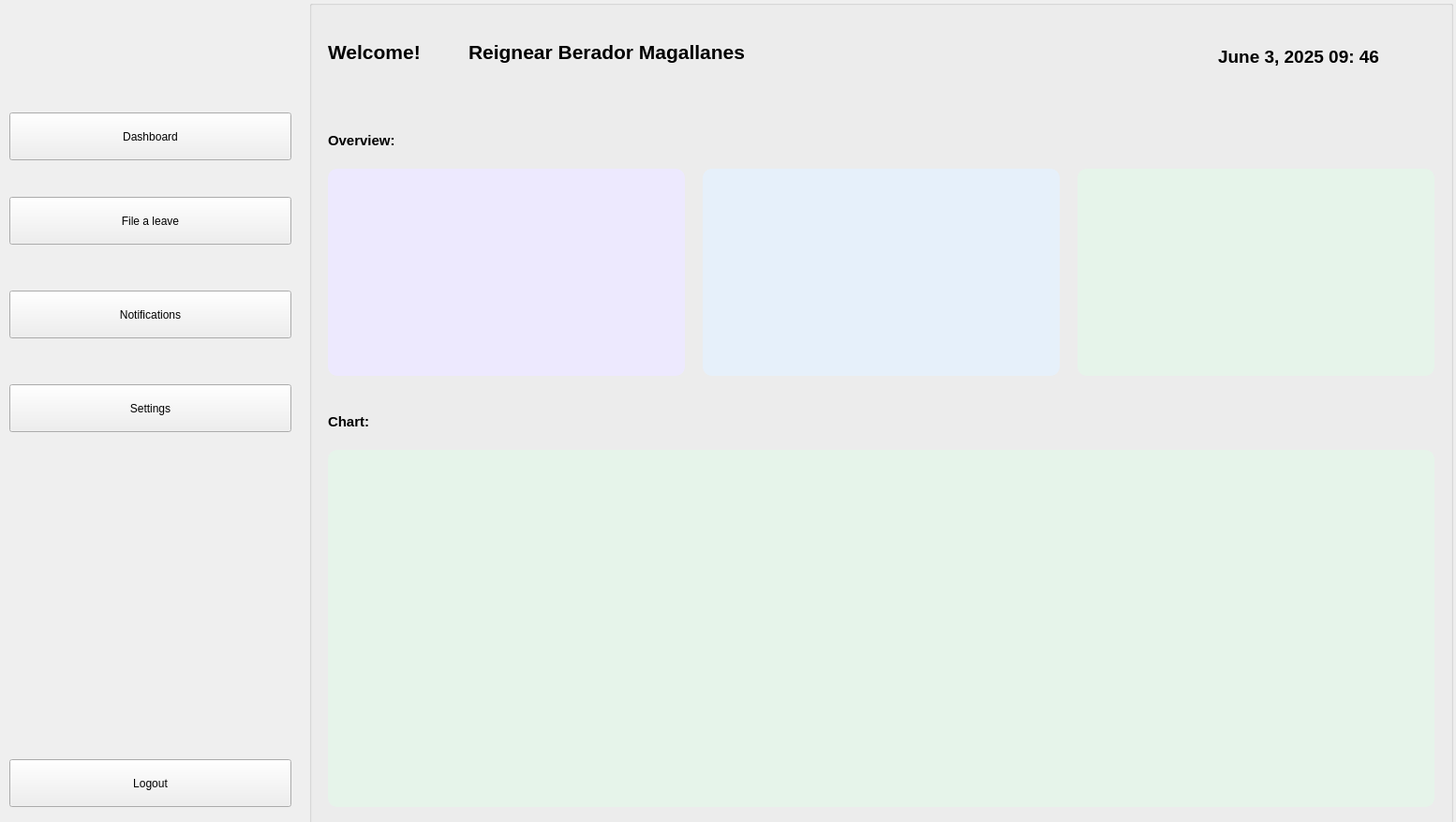
<?xml version="1.0" encoding="UTF-8"?>
<ui version="4.0">
 <class>MainWindow</class>
 <widget class="QMainWindow" name="MainWindow">
  <property name="geometry">
   <rect>
    <x>0</x>
    <y>0</y>
    <width>1554</width>
    <height>877</height>
   </rect>
  </property>
  <property name="windowTitle">
   <string>MainWindow</string>
  </property>
  <widget class="QWidget" name="centralwidget">
   <widget class="QWidget" name="SideBarWidget" native="true">
    <property name="geometry">
     <rect>
      <x>0</x>
      <y>0</y>
      <width>331</width>
      <height>881</height>
     </rect>
    </property>
    <property name="styleSheet">
     <string notr="true">QWidget#SideBarWidget{
background: qlineargradient(x1:0, y1:1, x2:0, y2:0, 
    stop:0 #add8e6, stop:1 #ffffff);
}</string>
    </property>
    <widget class="QLabel" name="label">
     <property name="geometry">
      <rect>
       <x>120</x>
       <y>10</y>
       <width>71</width>
       <height>71</height>
      </rect>
     </property>
     <property name="text">
      <string/>
     </property>
     <property name="pixmap">
      <pixmap>../../OneDrive/Desktop/copy.png</pixmap>
     </property>
     <property name="scaledContents">
      <bool>true</bool>
     </property>
    </widget>
    <widget class="QPushButton" name="memberDashboardBTN">
     <property name="geometry">
      <rect>
       <x>10</x>
       <y>120</y>
       <width>301</width>
       <height>51</height>
      </rect>
     </property>
     <property name="styleSheet">
      <string notr="true">font: 10pt &quot;Arial&quot;;</string>
     </property>
     <property name="text">
      <string>Dashboard</string>
     </property>
    </widget>
    <widget class="QPushButton" name="memberSettingsBTN">
     <property name="geometry">
      <rect>
       <x>10</x>
       <y>410</y>
       <width>301</width>
       <height>51</height>
      </rect>
     </property>
     <property name="styleSheet">
      <string notr="true">font: 10pt &quot;Arial&quot;;</string>
     </property>
     <property name="text">
      <string>Settings</string>
     </property>
    </widget>
    <widget class="QPushButton" name="memberFileLeaveBTN">
     <property name="geometry">
      <rect>
       <x>10</x>
       <y>210</y>
       <width>301</width>
       <height>51</height>
      </rect>
     </property>
     <property name="styleSheet">
      <string notr="true">font: 10pt &quot;Arial&quot;;</string>
     </property>
     <property name="text">
      <string>File a leave</string>
     </property>
    </widget>
    <widget class="QPushButton" name="memberNotificationBTN">
     <property name="geometry">
      <rect>
       <x>10</x>
       <y>310</y>
       <width>301</width>
       <height>51</height>
      </rect>
     </property>
     <property name="styleSheet">
      <string notr="true">font: 10pt &quot;Arial&quot;;</string>
     </property>
     <property name="text">
      <string>Notifications</string>
     </property>
    </widget>
    <widget class="QPushButton" name="memberLogoutBTN">
     <property name="geometry">
      <rect>
       <x>10</x>
       <y>810</y>
       <width>301</width>
       <height>51</height>
      </rect>
     </property>
     <property name="styleSheet">
      <string notr="true">QPushButton#logoutBTN{
 background-color: #FAA0A0;
font: 10pt &quot;Arial&quot;;
}</string>
     </property>
     <property name="text">
      <string>Logout</string>
     </property>
    </widget>
   </widget>
   <widget class="QStackedWidget" name="stackedWidget">
    <property name="geometry">
     <rect>
      <x>330</x>
      <y>0</y>
      <width>1221</width>
      <height>881</height>
     </rect>
    </property>
    <property name="currentIndex">
     <number>0</number>
    </property>
    <widget class="QWidget" name="memberDashboard">
     <widget class="QGroupBox" name="groupBox">
      <property name="geometry">
       <rect>
        <x>0</x>
        <y>0</y>
        <width>1221</width>
        <height>881</height>
       </rect>
      </property>
      <property name="title">
       <string/>
      </property>
      <widget class="QWidget" name="firstWidget" native="true">
       <property name="geometry">
        <rect>
         <x>20</x>
         <y>180</y>
         <width>381</width>
         <height>221</height>
        </rect>
       </property>
       <property name="styleSheet">
        <string notr="true">QWidget#firstWidget{
background-color: #EDE9FE;
border-radius: 10px;
}</string>
       </property>
      </widget>
      <widget class="QLabel" name="label_2">
       <property name="geometry">
        <rect>
         <x>20</x>
         <y>10</y>
         <width>141</width>
         <height>91</height>
        </rect>
       </property>
       <property name="text">
        <string>&lt;html&gt;&lt;head/&gt;&lt;body&gt;&lt;p&gt;&lt;span style=&quot; font-size:16pt; font-weight:600;&quot;&gt;Welcome!&lt;/span&gt;&lt;/p&gt;&lt;/body&gt;&lt;/html&gt;</string>
       </property>
      </widget>
      <widget class="QLabel" name="label_3">
       <property name="geometry">
        <rect>
         <x>170</x>
         <y>10</y>
         <width>411</width>
         <height>91</height>
        </rect>
       </property>
       <property name="text">
        <string>&lt;html&gt;&lt;head/&gt;&lt;body&gt;&lt;p&gt;&lt;span style=&quot; font-size:16pt; font-weight:600;&quot;&gt;Reignear Berador Magallanes&lt;/span&gt;&lt;/p&gt;&lt;/body&gt;&lt;/html&gt;</string>
       </property>
      </widget>
      <widget class="QLabel" name="label_17">
       <property name="geometry">
        <rect>
         <x>970</x>
         <y>30</y>
         <width>271</width>
         <height>61</height>
        </rect>
       </property>
       <property name="text">
        <string>&lt;html&gt;&lt;head/&gt;&lt;body&gt;&lt;p&gt;&lt;span style=&quot; font-size:14pt; font-weight:600;&quot;&gt;June 3, 2025 09: 46&lt;/span&gt;&lt;/p&gt;&lt;/body&gt;&lt;/html&gt;</string>
       </property>
      </widget>
      <widget class="QLabel" name="label_11">
       <property name="geometry">
        <rect>
         <x>20</x>
         <y>120</y>
         <width>211</width>
         <height>61</height>
        </rect>
       </property>
       <property name="text">
        <string>&lt;html&gt;&lt;head/&gt;&lt;body&gt;&lt;p&gt;&lt;span style=&quot; font-size:11pt; font-weight:600;&quot;&gt;Overview:&lt;/span&gt;&lt;/p&gt;&lt;/body&gt;&lt;/html&gt;</string>
       </property>
      </widget>
      <widget class="QWidget" name="secondWidget" native="true">
       <property name="geometry">
        <rect>
         <x>420</x>
         <y>180</y>
         <width>381</width>
         <height>221</height>
        </rect>
       </property>
       <property name="styleSheet">
        <string notr="true">QWidget#secondWidget{
background-color: #E6F0FA;
border-radius: 10px;
}</string>
       </property>
      </widget>
      <widget class="QWidget" name="thirdWidget" native="true">
       <property name="geometry">
        <rect>
         <x>820</x>
         <y>180</y>
         <width>381</width>
         <height>221</height>
        </rect>
       </property>
       <property name="styleSheet">
        <string notr="true">QWidget#thirdWidget{
background-color: #E6F4EA;
border-radius: 10px;
}</string>
       </property>
      </widget>
      <widget class="QWidget" name="widget" native="true">
       <property name="geometry">
        <rect>
         <x>20</x>
         <y>480</y>
         <width>1181</width>
         <height>381</height>
        </rect>
       </property>
       <property name="styleSheet">
        <string notr="true">QWidget#widget{
background-color: #E6F4EA;
border-radius: 10px;
}</string>
       </property>
      </widget>
      <widget class="QLabel" name="label_12">
       <property name="geometry">
        <rect>
         <x>20</x>
         <y>420</y>
         <width>211</width>
         <height>61</height>
        </rect>
       </property>
       <property name="text">
        <string>&lt;html&gt;&lt;head/&gt;&lt;body&gt;&lt;p&gt;&lt;span style=&quot; font-size:11pt; font-weight:600;&quot;&gt;Chart:&lt;/span&gt;&lt;/p&gt;&lt;/body&gt;&lt;/html&gt;</string>
       </property>
      </widget>
     </widget>
    </widget>
    <widget class="QWidget" name="memberFileLeave">
     <widget class="QWidget" name="widget_2" native="true">
      <property name="geometry">
       <rect>
        <x>0</x>
        <y>0</y>
        <width>1221</width>
        <height>881</height>
       </rect>
      </property>
      <widget class="QCalendarWidget" name="calendarWidget">
       <property name="geometry">
        <rect>
         <x>20</x>
         <y>120</y>
         <width>611</width>
         <height>731</height>
        </rect>
       </property>
      </widget>
      <widget class="QLabel" name="label_4">
       <property name="geometry">
        <rect>
         <x>20</x>
         <y>-10</y>
         <width>411</width>
         <height>91</height>
        </rect>
       </property>
       <property name="text">
        <string>&lt;html&gt;&lt;head/&gt;&lt;body&gt;&lt;p&gt;&lt;span style=&quot; font-size:16pt; font-weight:600;&quot;&gt;Leave Request Form&lt;/span&gt;&lt;/p&gt;&lt;/body&gt;&lt;/html&gt;</string>
       </property>
      </widget>
      <widget class="QLabel" name="label_5">
       <property name="geometry">
        <rect>
         <x>650</x>
         <y>110</y>
         <width>181</width>
         <height>51</height>
        </rect>
       </property>
       <property name="text">
        <string>&lt;html&gt;&lt;head/&gt;&lt;body&gt;&lt;p&gt;&lt;span style=&quot; font-size:10pt;&quot;&gt;Name of employee:&lt;/span&gt;&lt;/p&gt;&lt;/body&gt;&lt;/html&gt;</string>
       </property>
      </widget>
      <widget class="QLineEdit" name="requestNameLineEdit">
       <property name="geometry">
        <rect>
         <x>650</x>
         <y>160</y>
         <width>551</width>
         <height>51</height>
        </rect>
       </property>
       <property name="styleSheet">
        <string notr="true">
font: 10pt &quot;Arial&quot;;</string>
       </property>
       <property name="text">
        <string/>
       </property>
      </widget>
      <widget class="QComboBox" name="requestLeaveTypeComboBox">
       <property name="geometry">
        <rect>
         <x>650</x>
         <y>280</y>
         <width>551</width>
         <height>51</height>
        </rect>
       </property>
      </widget>
      <widget class="QLabel" name="label_6">
       <property name="geometry">
        <rect>
         <x>650</x>
         <y>230</y>
         <width>181</width>
         <height>51</height>
        </rect>
       </property>
       <property name="text">
        <string>&lt;html&gt;&lt;head/&gt;&lt;body&gt;&lt;p&gt;&lt;span style=&quot; font-size:10pt;&quot;&gt;Type of leave:&lt;/span&gt;&lt;/p&gt;&lt;/body&gt;&lt;/html&gt;</string>
       </property>
      </widget>
      <widget class="QDateEdit" name="requestFromDate">
       <property name="geometry">
        <rect>
         <x>650</x>
         <y>390</y>
         <width>261</width>
         <height>51</height>
        </rect>
       </property>
      </widget>
      <widget class="QLabel" name="label_7">
       <property name="geometry">
        <rect>
         <x>650</x>
         <y>340</y>
         <width>181</width>
         <height>51</height>
        </rect>
       </property>
       <property name="text">
        <string>&lt;html&gt;&lt;head/&gt;&lt;body&gt;&lt;p&gt;&lt;span style=&quot; font-size:10pt;&quot;&gt;From:&lt;/span&gt;&lt;/p&gt;&lt;/body&gt;&lt;/html&gt;</string>
       </property>
      </widget>
      <widget class="QDateEdit" name="requestToDate">
       <property name="geometry">
        <rect>
         <x>930</x>
         <y>390</y>
         <width>271</width>
         <height>51</height>
        </rect>
       </property>
      </widget>
      <widget class="QLabel" name="label_8">
       <property name="geometry">
        <rect>
         <x>930</x>
         <y>340</y>
         <width>181</width>
         <height>51</height>
        </rect>
       </property>
       <property name="text">
        <string>&lt;html&gt;&lt;head/&gt;&lt;body&gt;&lt;p&gt;&lt;span style=&quot; font-size:10pt;&quot;&gt;To:&lt;/span&gt;&lt;/p&gt;&lt;/body&gt;&lt;/html&gt;</string>
       </property>
      </widget>
      <widget class="QPlainTextEdit" name="plainTextEdit">
       <property name="geometry">
        <rect>
         <x>650</x>
         <y>530</y>
         <width>551</width>
         <height>101</height>
        </rect>
       </property>
       <property name="styleSheet">
        <string notr="true">
font: 10pt &quot;Arial&quot;;</string>
       </property>
      </widget>
      <widget class="QLabel" name="label_9">
       <property name="geometry">
        <rect>
         <x>650</x>
         <y>490</y>
         <width>181</width>
         <height>51</height>
        </rect>
       </property>
       <property name="text">
        <string>&lt;html&gt;&lt;head/&gt;&lt;body&gt;&lt;p&gt;&lt;span style=&quot; font-size:10pt;&quot;&gt;Reason:&lt;/span&gt;&lt;/p&gt;&lt;/body&gt;&lt;/html&gt;</string>
       </property>
      </widget>
      <widget class="QPushButton" name="requestSubmitBTN">
       <property name="geometry">
        <rect>
         <x>720</x>
         <y>670</y>
         <width>401</width>
         <height>51</height>
        </rect>
       </property>
       <property name="styleSheet">
        <string notr="true">
font: 10pt &quot;Arial&quot;;</string>
       </property>
       <property name="text">
        <string>Submit</string>
       </property>
      </widget>
      <widget class="QPushButton" name="requestClearBTN">
       <property name="geometry">
        <rect>
         <x>720</x>
         <y>750</y>
         <width>401</width>
         <height>51</height>
        </rect>
       </property>
       <property name="styleSheet">
        <string notr="true">QPushButton#requestClearBTN{

background-color: #FAA0A0;
font: 10pt &quot;Arial&quot;;
}</string>
       </property>
       <property name="text">
        <string>Clear</string>
       </property>
      </widget>
     </widget>
    </widget>
    <widget class="QWidget" name="memberNotifications">
     <widget class="QLabel" name="label_10">
      <property name="geometry">
       <rect>
        <x>20</x>
        <y>0</y>
        <width>411</width>
        <height>91</height>
       </rect>
      </property>
      <property name="text">
       <string>&lt;html&gt;&lt;head/&gt;&lt;body&gt;&lt;p&gt;&lt;span style=&quot; font-size:16pt; font-weight:600;&quot;&gt;Notifications&lt;/span&gt;&lt;/p&gt;&lt;/body&gt;&lt;/html&gt;</string>
      </property>
     </widget>
     <widget class="QTableWidget" name="tableWidget">
      <property name="geometry">
       <rect>
        <x>20</x>
        <y>110</y>
        <width>1181</width>
        <height>751</height>
       </rect>
      </property>
     </widget>
    </widget>
    <widget class="QWidget" name="memberSettings">
     <widget class="QLabel" name="label_13">
      <property name="geometry">
       <rect>
        <x>20</x>
        <y>0</y>
        <width>411</width>
        <height>91</height>
       </rect>
      </property>
      <property name="text">
       <string>&lt;html&gt;&lt;head/&gt;&lt;body&gt;&lt;p&gt;&lt;span style=&quot; font-size:16pt; font-weight:600;&quot;&gt;Settings&lt;/span&gt;&lt;/p&gt;&lt;/body&gt;&lt;/html&gt;</string>
      </property>
     </widget>
     <widget class="QGroupBox" name="groupBox_2">
      <property name="geometry">
       <rect>
        <x>0</x>
        <y>100</y>
        <width>1221</width>
        <height>781</height>
       </rect>
      </property>
      <property name="title">
       <string/>
      </property>
      <widget class="QLabel" name="label_14">
       <property name="geometry">
        <rect>
         <x>20</x>
         <y>10</y>
         <width>411</width>
         <height>91</height>
        </rect>
       </property>
       <property name="text">
        <string>&lt;html&gt;&lt;head/&gt;&lt;body&gt;&lt;p&gt;&lt;span style=&quot; font-size:16pt; font-weight:600;&quot;&gt;Personal Details&lt;/span&gt;&lt;/p&gt;&lt;/body&gt;&lt;/html&gt;</string>
       </property>
      </widget>
      <widget class="QLabel" name="label_15">
       <property name="geometry">
        <rect>
         <x>40</x>
         <y>80</y>
         <width>111</width>
         <height>91</height>
        </rect>
       </property>
       <property name="text">
        <string>&lt;html&gt;&lt;head/&gt;&lt;body&gt;&lt;p&gt;&lt;span style=&quot; font-size:12pt; font-weight:600;&quot;&gt;Reignear&lt;/span&gt;&lt;/p&gt;&lt;/body&gt;&lt;/html&gt;</string>
       </property>
      </widget>
      <widget class="QLabel" name="label_16">
       <property name="geometry">
        <rect>
         <x>230</x>
         <y>80</y>
         <width>111</width>
         <height>91</height>
        </rect>
       </property>
       <property name="text">
        <string>&lt;html&gt;&lt;head/&gt;&lt;body&gt;&lt;p&gt;&lt;span style=&quot; font-size:12pt; font-weight:600;&quot;&gt;Berador&lt;/span&gt;&lt;/p&gt;&lt;/body&gt;&lt;/html&gt;</string>
       </property>
      </widget>
      <widget class="QLabel" name="label_18">
       <property name="geometry">
        <rect>
         <x>410</x>
         <y>80</y>
         <width>121</width>
         <height>91</height>
        </rect>
       </property>
       <property name="text">
        <string>&lt;html&gt;&lt;head/&gt;&lt;body&gt;&lt;p&gt;&lt;span style=&quot; font-size:12pt; font-weight:600;&quot;&gt;Magallanes&lt;/span&gt;&lt;/p&gt;&lt;/body&gt;&lt;/html&gt;</string>
       </property>
      </widget>
      <widget class="QLabel" name="label_19">
       <property name="geometry">
        <rect>
         <x>600</x>
         <y>80</y>
         <width>121</width>
         <height>91</height>
        </rect>
       </property>
       <property name="text">
        <string>&lt;html&gt;&lt;head/&gt;&lt;body&gt;&lt;p&gt;&lt;span style=&quot; font-size:12pt; font-weight:600;&quot;&gt;N/A&lt;/span&gt;&lt;/p&gt;&lt;/body&gt;&lt;/html&gt;</string>
       </property>
      </widget>
      <widget class="QWidget" name="noteWidget" native="true">
       <property name="geometry">
        <rect>
         <x>20</x>
         <y>260</y>
         <width>1171</width>
         <height>121</height>
        </rect>
       </property>
       <property name="styleSheet">
        <string notr="true">QWidget#noteWidget{
background-color: #fdfa72;
border-radius: 20px;
}</string>
       </property>
       <widget class="QLabel" name="label_22">
        <property name="geometry">
         <rect>
          <x>0</x>
          <y>10</y>
          <width>1171</width>
          <height>111</height>
         </rect>
        </property>
        <property name="text">
         <string>&lt;html&gt;&lt;head/&gt;&lt;body&gt;&lt;p align=&quot;center&quot;&gt;&lt;span style=&quot; font-size:10pt; font-weight:600;&quot;&gt;Note:&lt;/span&gt;&lt;span style=&quot; font-size:10pt;&quot;/&gt;&lt;span style=&quot; font-size:10pt; font-style:italic;&quot;&gt;You cannot edit your personal details such as your name. However, you may update other information as needed&lt;/span&gt;&lt;/p&gt;&lt;/body&gt;&lt;/html&gt;</string>
        </property>
       </widget>
      </widget>
      <widget class="QLabel" name="label_20">
       <property name="geometry">
        <rect>
         <x>40</x>
         <y>140</y>
         <width>191</width>
         <height>91</height>
        </rect>
       </property>
       <property name="text">
        <string>&lt;html&gt;&lt;head/&gt;&lt;body&gt;&lt;p&gt;&lt;span style=&quot; font-size:12pt; font-weight:600;&quot;&gt;Davao Del Norte&lt;/span&gt;&lt;/p&gt;&lt;/body&gt;&lt;/html&gt;</string>
       </property>
      </widget>
      <widget class="QLabel" name="label_21">
       <property name="geometry">
        <rect>
         <x>220</x>
         <y>140</y>
         <width>191</width>
         <height>91</height>
        </rect>
       </property>
       <property name="text">
        <string>&lt;html&gt;&lt;head/&gt;&lt;body&gt;&lt;p&gt;&lt;span style=&quot; font-size:12pt; font-weight:600;&quot;&gt;Sto tomas&lt;/span&gt;&lt;/p&gt;&lt;/body&gt;&lt;/html&gt;</string>
       </property>
      </widget>
      <widget class="QLabel" name="label_23">
       <property name="geometry">
        <rect>
         <x>410</x>
         <y>140</y>
         <width>191</width>
         <height>91</height>
        </rect>
       </property>
       <property name="text">
        <string>&lt;html&gt;&lt;head/&gt;&lt;body&gt;&lt;p&gt;&lt;span style=&quot; font-size:12pt; font-weight:600;&quot;&gt;Balagunan&lt;/span&gt;&lt;/p&gt;&lt;/body&gt;&lt;/html&gt;</string>
       </property>
      </widget>
      <widget class="QLabel" name="label_24">
       <property name="geometry">
        <rect>
         <x>590</x>
         <y>140</y>
         <width>191</width>
         <height>91</height>
        </rect>
       </property>
       <property name="text">
        <string>&lt;html&gt;&lt;head/&gt;&lt;body&gt;&lt;p&gt;&lt;span style=&quot; font-size:12pt; font-weight:600;&quot;&gt;8112&lt;/span&gt;&lt;/p&gt;&lt;/body&gt;&lt;/html&gt;</string>
       </property>
      </widget>
      <widget class="QLabel" name="label_25">
       <property name="geometry">
        <rect>
         <x>30</x>
         <y>430</y>
         <width>411</width>
         <height>91</height>
        </rect>
       </property>
       <property name="text">
        <string>&lt;html&gt;&lt;head/&gt;&lt;body&gt;&lt;p&gt;&lt;span style=&quot; font-size:16pt; font-weight:600;&quot;&gt;Account Settings&lt;/span&gt;&lt;/p&gt;&lt;/body&gt;&lt;/html&gt;</string>
       </property>
      </widget>
      <widget class="QLineEdit" name="lineEdit">
       <property name="geometry">
        <rect>
         <x>30</x>
         <y>590</y>
         <width>231</width>
         <height>51</height>
        </rect>
       </property>
       <property name="styleSheet">
        <string notr="true">font: 10pt &quot;Arial&quot;;</string>
       </property>
      </widget>
      <widget class="QLabel" name="label_26">
       <property name="geometry">
        <rect>
         <x>30</x>
         <y>545</y>
         <width>161</width>
         <height>31</height>
        </rect>
       </property>
       <property name="text">
        <string>&lt;html&gt;&lt;head/&gt;&lt;body&gt;&lt;p&gt;&lt;span style=&quot; font-size:12pt; font-weight:600;&quot;&gt;Username&lt;/span&gt;&lt;/p&gt;&lt;/body&gt;&lt;/html&gt;</string>
       </property>
      </widget>
      <widget class="QLabel" name="label_27">
       <property name="geometry">
        <rect>
         <x>300</x>
         <y>540</y>
         <width>161</width>
         <height>31</height>
        </rect>
       </property>
       <property name="text">
        <string>&lt;html&gt;&lt;head/&gt;&lt;body&gt;&lt;p&gt;&lt;span style=&quot; font-size:12pt; font-weight:600;&quot;&gt;Email&lt;/span&gt;&lt;/p&gt;&lt;/body&gt;&lt;/html&gt;</string>
       </property>
      </widget>
      <widget class="QLineEdit" name="lineEdit_2">
       <property name="geometry">
        <rect>
         <x>310</x>
         <y>590</y>
         <width>231</width>
         <height>51</height>
        </rect>
       </property>
       <property name="styleSheet">
        <string notr="true">font: 10pt &quot;Arial&quot;;</string>
       </property>
      </widget>
      <widget class="QLabel" name="label_28">
       <property name="geometry">
        <rect>
         <x>590</x>
         <y>540</y>
         <width>161</width>
         <height>31</height>
        </rect>
       </property>
       <property name="text">
        <string>&lt;html&gt;&lt;head/&gt;&lt;body&gt;&lt;p&gt;&lt;span style=&quot; font-size:12pt; font-weight:600;&quot;&gt;Password&lt;/span&gt;&lt;/p&gt;&lt;/body&gt;&lt;/html&gt;</string>
       </property>
      </widget>
      <widget class="QLineEdit" name="lineEdit_3">
       <property name="geometry">
        <rect>
         <x>590</x>
         <y>590</y>
         <width>231</width>
         <height>51</height>
        </rect>
       </property>
       <property name="styleSheet">
        <string notr="true">font: 10pt &quot;Arial&quot;;</string>
       </property>
      </widget>
      <widget class="QLineEdit" name="lineEdit_4">
       <property name="geometry">
        <rect>
         <x>870</x>
         <y>590</y>
         <width>231</width>
         <height>51</height>
        </rect>
       </property>
       <property name="styleSheet">
        <string notr="true">font: 10pt &quot;Arial&quot;;</string>
       </property>
      </widget>
      <widget class="QLabel" name="label_29">
       <property name="geometry">
        <rect>
         <x>870</x>
         <y>540</y>
         <width>191</width>
         <height>31</height>
        </rect>
       </property>
       <property name="text">
        <string>&lt;html&gt;&lt;head/&gt;&lt;body&gt;&lt;p&gt;&lt;span style=&quot; font-size:12pt; font-weight:600;&quot;&gt;Confirm Password&lt;/span&gt;&lt;/p&gt;&lt;/body&gt;&lt;/html&gt;</string>
       </property>
      </widget>
      <widget class="QPushButton" name="pushButton">
       <property name="geometry">
        <rect>
         <x>1050</x>
         <y>700</y>
         <width>161</width>
         <height>51</height>
        </rect>
       </property>
       <property name="styleSheet">
        <string notr="true">font: 10pt &quot;Arial&quot;;</string>
       </property>
       <property name="text">
        <string>Save</string>
       </property>
      </widget>
      <widget class="QPushButton" name="pushButton_2">
       <property name="geometry">
        <rect>
         <x>870</x>
         <y>700</y>
         <width>161</width>
         <height>51</height>
        </rect>
       </property>
       <property name="styleSheet">
        <string notr="true">font: 10pt &quot;Arial&quot;;</string>
       </property>
       <property name="text">
        <string>Edit</string>
       </property>
      </widget>
     </widget>
    </widget>
   </widget>
  </widget>
 </widget>
 <resources/>
 <connections/>
</ui>
